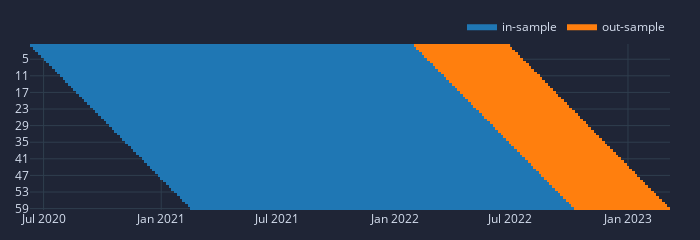

The code cell stored with this chart in its notebook:
### Code cell
roll_in_and_out_samples(price, **split_kwargs, plot=True, trace_names=['in-sample', 'out-sample']).show()

### Figure 1 — Plotly figure (JSON) as saved in the notebook; plotly's stock layout.template omitted (floating-point values rounded to 4 significant figures; data arrays with more than 128 entries replaced by an {"elided": "..."} marker saying what was removed)
{"data": [{"colorscale": [[0, "#1f77b4"], [1, "#1f77b4"]], "hoverongaps": false, "name": "in-sample", "showlegend": true, "showscale": false, "type": "heatmap", "uid": "68ce6392-deb2-4b27-b001-20b7c2457932", "x": {"elided": "2002 str values"}, "y": [59, 58, 57, 56, 55, 54, 53, 52, 51, 50, 49, 48, 47, 46, 45, 44, 43, 42, 41, 40, 39, 38, 37, 36, 35, 34, 33, 32, 31, 30, 29, 28, 27, 26, 25, 24, 23, 22, 21, 20, 19, 18, 17, 16, 15, 14, 13, 12, 11, 10, 9, 8, 7, 6, 5, 4, 3, 2, 1, 0], "z": {"elided": "60x2002 int values"}}, {"colorscale": [[0, "#ff7f0e"], [1, "#ff7f0e"]], "hoverongaps": false, "name": "out-sample", "showlegend": true, "showscale": false, "type": "heatmap", "uid": "32ed214d-f181-48de-81d1-daf4ac758ec1", "x": {"elided": "2002 str values"}, "y": [59, 58, 57, 56, 55, 54, 53, 52, 51, 50, 49, 48, 47, 46, 45, 44, 43, 42, 41, 40, 39, 38, 37, 36, 35, 34, 33, 32, 31, 30, 29, 28, 27, 26, 25, 24, 23, 22, 21, 20, 19, 18, 17, 16, 15, 14, 13, 12, 11, 10, 9, 8, 7, 6, 5, 4, 3, 2, 1, 0], "z": {"elided": "60x2002 int values"}}], "layout": {"height": 225, "legend": {"orientation": "h", "traceorder": "normal", "x": 1, "xanchor": "right", "y": 1.02, "yanchor": "bottom"}, "margin": {"b": 30, "l": 30, "r": 30, "t": 30}, "width": 700, "yaxis": {"type": "category"}}}
